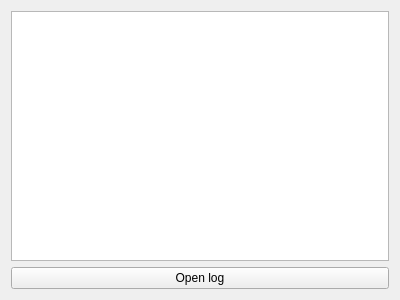
<?xml version="1.0" encoding="UTF-8"?>
<ui version="4.0">
 <class>MainWindow</class>
 <widget class="QMainWindow" name="MainWindow">
  <property name="geometry">
   <rect>
    <x>0</x>
    <y>0</y>
    <width>400</width>
    <height>300</height>
   </rect>
  </property>
  <property name="windowTitle">
   <string>MainWindow</string>
  </property>
  <widget class="QWidget" name="centralWidget">
   <layout class="QVBoxLayout" name="verticalLayout">
    <item>
     <widget class="QListWidget" name="lwResults"/>
    </item>
    <item>
     <widget class="QPushButton" name="pbOpen">
      <property name="text">
       <string>Open log</string>
      </property>
     </widget>
    </item>
   </layout>
  </widget>
 </widget>
 <layoutdefault spacing="6" margin="11"/>
 <resources/>
 <connections/>
</ui>
